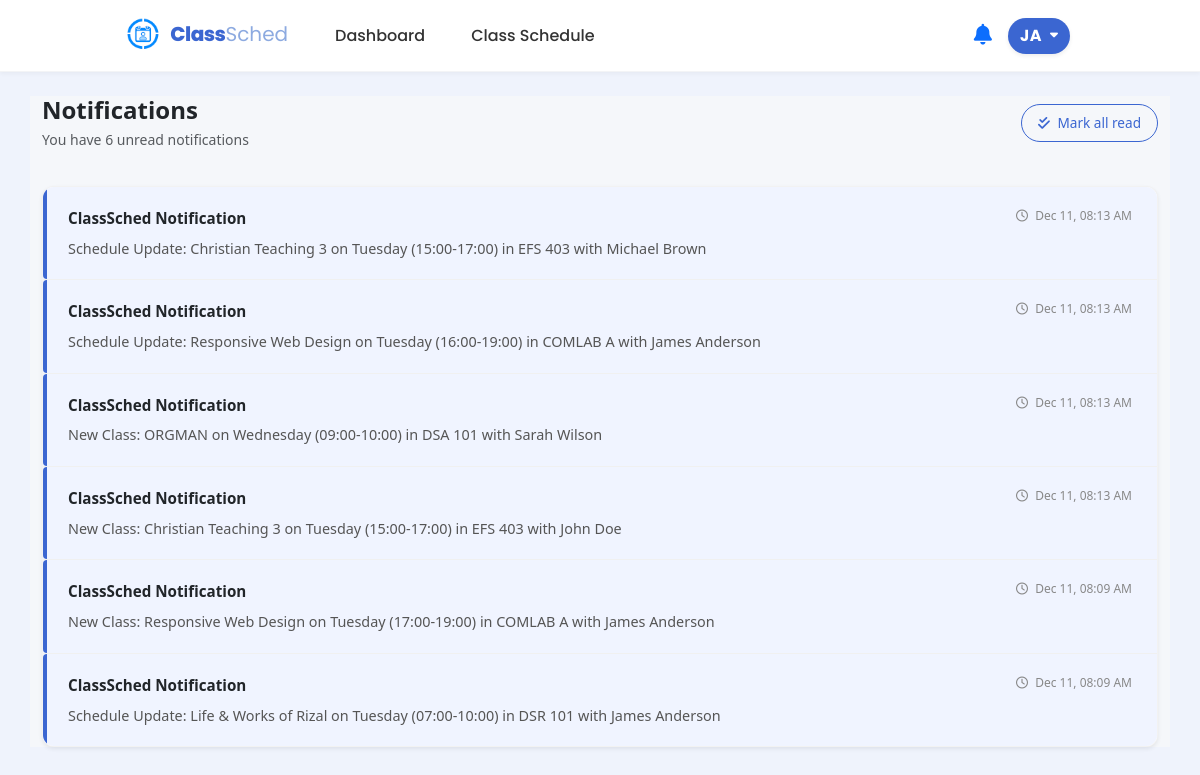
The app's page /src/notif_view.php (signed in), older data.
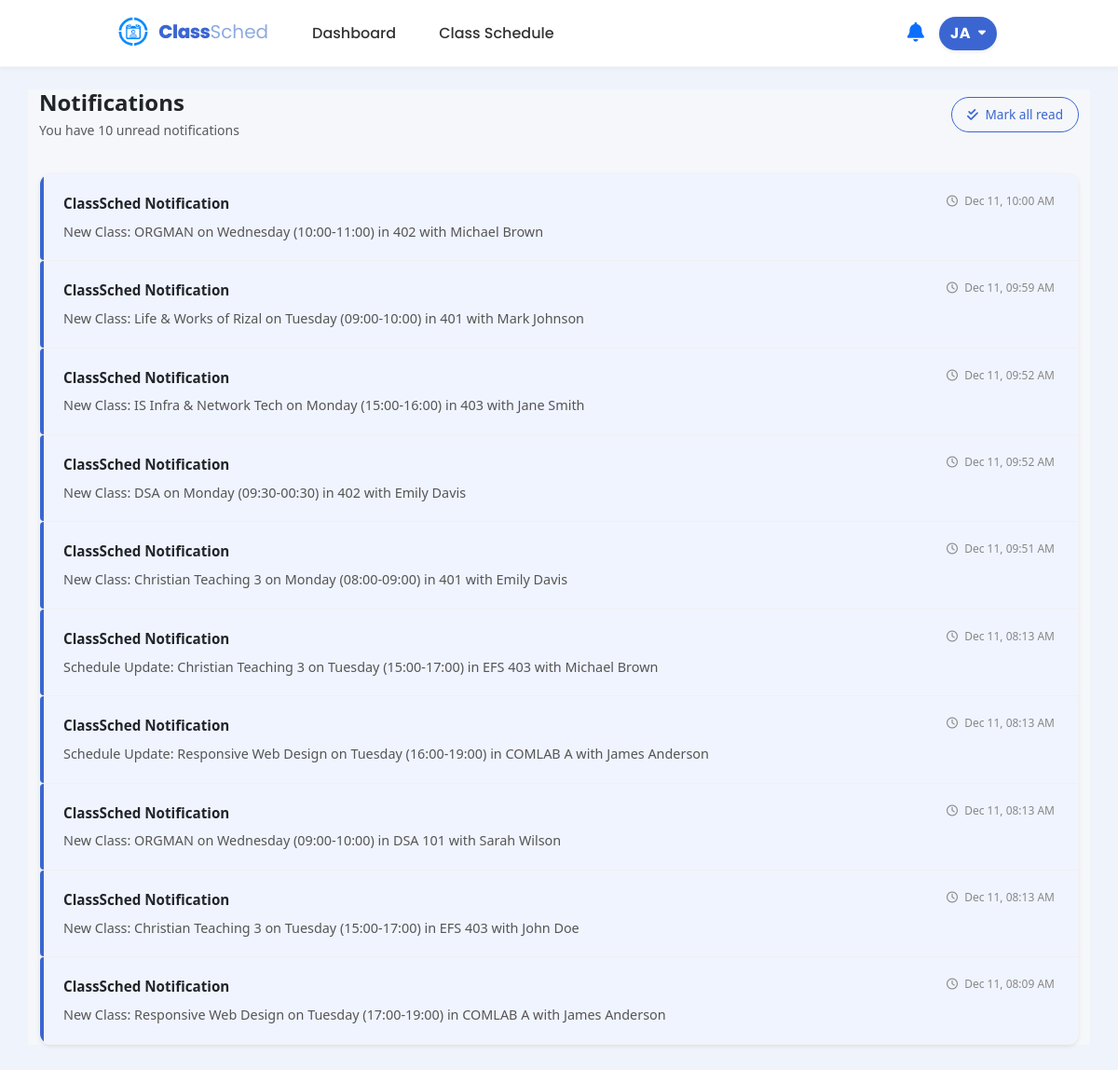
The same page, newer data.
### tables this page shows
CREATE TABLE notifications (
        id INTEGER PRIMARY KEY AUTOINCREMENT,
        student_id INTEGER,
        message TEXT,
        is_read INTEGER DEFAULT 0,
        created_at DATETIME DEFAULT CURRENT_TIMESTAMP,
        FOREIGN KEY (student_id) REFERENCES students(id)
    );

### src/notification.php (called while the page is built, shortened)
<?php
function notif($role = null, $handle_actions = true) {
    $current_page = basename($_SERVER['PHP_SELF']);
    $user = $_SESSION["user"];
    $user_id = $user['id'];
    $db = get_db();
    $unread_count = 0;
    $highlight_count = 0;
    $notif_result = null;
    if ($role === 'admin') {
        $cols = $db->query("PRAGMA table_info(users)");
        $hasCol = false;
        while ($col = $cols->fetchArray(SQLITE3_ASSOC)) {
            if ($col['name'] === 'last_notification_check') {
                $hasCol = true;
                break;
            }
        }
        if (!$hasCol) {
            $db->exec("ALTER TABLE users ADD COLUMN last_notification_check DATETIME DEFAULT '1970-01-01 00:00:00'");
        }
        if ($handle_actions && $_SERVER['REQUEST_METHOD'] === 'POST' && isset($_POST['action']) && $_POST['action'] === 'clear_badge_only') {
            $stmt = $db->prepare("UPDATE users SET last_notification_check = datetime('now', 'localtime') WHERE id = :uid");
            $stmt->bindValue(':uid', $user_id, SQLITE3_INTEGER);
            $stmt->execute();
            header('Content-Type: application/json');
            echo json_encode(['status' => 'success']);
            exit;
        }
        $current_db_val = $db->querySingle("SELECT last_activity FROM admin_system_log WHERE id = 1");
        $current_time = time();
        if (!is_numeric($current_db_val) || ($current_db_val > $current_time + 60)) {
            $db->exec("UPDATE admin_system_log SET last_activity = strftime('%s', 'now') WHERE id = 1");
        }
        if ($handle_actions) {
            if (isset($_GET['action']) && $_GET['action'] === 'clear_notifications') {
                $db->exec("UPDATE notifications SET is_read = 1 WHERE is_read = 0 AND (message LIKE '%bio%' OR message LIKE '%phone%')");
                header("Location: " . $current_page);
                exit;
            }
            if (isset($_GET['action']) && $_GET['action'] === 'read_notif' && isset($_GET['id'])) {
                $notif_id = (int)$_GET['id'];
                $db->exec("UPDATE notifications SET is_read = 1 WHERE id = $notif_id");
                header("Location: admin_student_manage.php");
                exit;
            }
        }
        $last_check_row = $db->querySingle("SELECT last_notification_check FROM users WHERE id = $user_id", true);
        $last_click = ($last_check_row && $last_check_row['last_notification_check']) ? $last_check_row['last_notification_check'] : '1970-01-01 00:00:00';
        $stmt_count = $db->prepare("
            SELECT COUNT(*) FROM notifications
            WHERE is_read = 0
            AND created_at > :last_click
            AND (message LIKE '%bio%' OR message LIKE '%phone%')
        ");
        $stmt_count->bindValue(':last_click', $last_click, SQLITE3_TEXT);
        $unread_count = $stmt_count->execute()->fetchArray()[0];
        $stmt_highlight = $db->prepare("
            SELECT COUNT(*) FROM notifications
            WHERE is_read = 0
            AND (message LIKE '%bio%' OR message LIKE '%phone%')
        ");
        $highlight_count = $stmt_highlight->execute()->fetchArray()[0];
        $notif_result = $db->query("
            SELECT n.*, s.first_name, s.last_name
            FROM notifications n
            LEFT JOIN students s ON n.student_id = s.id
            WHERE (n.message LIKE '%bio%' OR n.message LIKE '%phone%')
            ORDER BY n.created_at DESC LIMIT 10
        ");
    }
    elseif ($role === 'student') {
        $student = $db->querySingle("SELECT id FROM students WHERE user_id = $user_id", true);
        if ($student) {
            $student_id = $student['id'];
            $cols = $db->query("PRAGMA table_info(students)");
            while ($col = $cols->fetchArray(SQLITE3_ASSOC)) {
                if ($col['name'] === 'last_notification_check') {
                    $hasCol = true;
                    break;
                }
            }
            $last_check_row = $db->querySingle("SELECT last_notification_check FROM students WHERE id = $student_id", true);
            $last_click = ($last_check_row && $last_check_row['last_notification_check']) ? $last_check_row['last_notification_check'] : '1970-01-01 00:00:00';
            $stmt_count = $db->prepare("
                SELECT COUNT(*) FROM notifications
                WHERE student_id = :sid
                AND is_read = 0
                AND created_at > :last_click
                AND (message LIKE 'New Class:%' OR message LIKE 'Schedule Update:%')
            ");
            $stmt_count->bindValue(':sid', $student_id, SQLITE3_INTEGER);
            $stmt_count->bindValue(':last_click', $last_click, SQLITE3_TEXT);
            $unread_count = $stmt_count->execute()->fetchArray()[0];
            $highlight_stmt = $db->prepare("
                SELECT COUNT(*) FROM notifications
                WHERE student_id = :sid
                AND is_read = 0
                AND (message LIKE 'New Class:%' OR message LIKE 'Schedule Update:%')
            ");
            $highlight_stmt->bindValue(':sid', $student_id, SQLITE3_INTEGER);
            $highlight_count = $highlight_stmt->execute()->fetchArray()[0];
            $notif_sql = "
                SELECT * FROM notifications
                WHERE student_id = $student_id
                AND (message LIKE 'New Class:%' OR message LIKE 'Schedule Update:%')
                ORDER BY created_at DESC LIMIT 10
            ";
            $notif_result = $db->query($notif_sql);
        }
    }
    $notifications = [];
    if (isset($notif_result) && $notif_result) {
        while ($row = $notif_result->fetchArray(SQLITE3_ASSOC)) {
            $notifications[] = $row;
        }
    }
    return [
        'unread_count' => $unread_count,
        'notifications' => $notifications,
        'highlight_count' => $highlight_count
    ];
}
?>

### src/notif_view.php (the view, shortened to what the changed rows need)
<?php
require_once __DIR__ . "/notification.php";
$db = get_db();
$user_id = null;
if (isset($_SESSION['user']['id'])) {
    $user_id = $_SESSION['user']['id'];
} elseif (isset($_SESSION['user_id'])) {
    $user_id = $_SESSION['user_id'];
    $user_name = $_SESSION['user_name'] ?? 'Student';
} else {
    header("Location: index.php");
    exit();
}
$stmt_role = $db->prepare("SELECT r.name FROM users u JOIN roles r ON u.role_id = r.id WHERE u.id = :uid");
$stmt_role->bindValue(':uid', $user_id, SQLITE3_INTEGER);
$res_role = $stmt_role->execute();
$role_row = $res_role->fetchArray(SQLITE3_ASSOC);
$user_role = $role_row['name'] ?? 'student';
$notifications = [];
$unread_count = 0;
$total_count = 0;
if ($user_role === 'admin') {
    if (isset($_GET['action'])) {
        if ($_GET['action'] == 'read_notif' && isset($_GET['id'])) {
            $notif_id = (int)$_GET['id'];
            $update = $db->prepare("UPDATE notifications SET is_read = 1 WHERE id = :id");
            $update->bindValue(':id', $notif_id, SQLITE3_INTEGER);
            $update->execute();
            header("Location: notif_view.php");
            exit();
        }
        elseif ($_GET['action'] == 'clear_notifications') {
            $query = "UPDATE notifications
                      SET is_read = 1
                      WHERE (message LIKE '%bio description%' OR message LIKE '%phone number%')
                      AND is_read = 0";
            $db->exec($query);
            header("Location: notif_view.php");
            exit();
        }
        elseif ($_GET['action'] == 'clear_history') {
            $query = "DELETE FROM notifications
                      WHERE (message LIKE '%bio description%' OR message LIKE '%phone number%')
                      AND is_read = 1";
            $db->exec($query);
            header("Location: notif_view.php");
            exit();
        }
    }
    $query = "SELECT n.*, s.first_name, s.last_name, s.student_number
              FROM notifications n
              LEFT JOIN students s ON n.student_id = s.id
              WHERE n.message LIKE '%bio description%'
                 OR n.message LIKE '%phone number%'
              ORDER BY n.created_at DESC";
    $res = $db->query($query);
    while ($row = $res->fetchArray(SQLITE3_ASSOC)) {
        $studentName = trim(($row['first_name'] ?? '') . ' ' . ($row['last_name'] ?? ''));
        $row['display_name'] = empty($studentName) ? 'Unknown Student' : $studentName;
        $notifications[] = $row;
        if ($row['is_read'] == 0) {
            $unread_count++;
        }
        if ($row['is_read'] == 1) {
            $has_read_notifications = true;
        }
    }
    $total_count = $unread_count;
}
else {
    $notif_data = notif('student', true);
    $notifications = $notif_data['notifications'];
    $unread_count = 0;
    if (!empty($notifications)) {
        foreach ($notifications as &$n) {
            if ($n['is_read'] == 0) {
                $unread_count++;
            }
        }
        $total_count = $unread_count;
    }
}
?>
<!DOCTYPE html>
<html lang="en">
<head>
    <link href="https://cdn.jsdelivr.net/npm/bootstrap@5.3.3/dist/css/bootstrap.min.css" rel="stylesheet">
    <link href="https://cdnjs.cloudflare.com/ajax/libs/font-awesome/6.0.0/css/all.min.css" rel="stylesheet">
    <link rel="stylesheet" href="../styles/student_dashboard.css">
    <link rel="stylesheet" href="../styles/student.css">
    <link rel="stylesheet" href="../styles/notification.css">
    <link rel="stylesheet" href="../styles/notif_view.css">
</head>
<body>
    <?php require_once __DIR__ . "/student_nav.php"; ?>
    <div class="container mt-4 mb-5">
        <div class="page-header d-flex flex-wrap justify-content-between align-items-center gap-3">
            <div>
                <h4 class="mb-1 fw-bold text-dark">
                    Notifications
                </h4>
                <p class="mb-0 text-muted small">
                    You have <?php echo $total_count; ?> unread notification<?php echo $total_count !== 1 ? 's' : ''; ?>
                </p>
            </div>
        </div>
        <?php if (!empty($notifications)): ?>
            <div class="notif-card shadow-sm overflow-hidden mt-3">
                <?php foreach ($notifications as $notif):
                    $is_unread = ($notif['is_read'] == 0);
                    $item_class = $is_unread ? 'unread' : 'read';
                    if ($user_role === 'admin') {
                        $target_url = "admin_student_manage.php?action=read_notif&id=" . $notif['id'];
                    } else {
                        $target_url = "student_schedule.php?action=read_notif&id=" . $notif['id'];
                    }
                ?>
                    <a href="<?php echo $target_url; ?>" class="notif-item <?php echo $item_class; ?>">
                        <div class="d-flex flex-column">
                            <div class="d-flex justify-content-between align-items-start mb-1">
                                <div class="notif-title">
                                    <?php echo htmlspecialchars(!empty($notif['first_name']) ? $notif['first_name'] : 'ClassSched Notification'); ?>
                                </div>
                                <div class="notif-time ms-3">
                                    <i class="fa-regular fa-clock me-1"></i>
                                    <?php echo date('M d, h:i A', strtotime($notif['created_at'])); ?>
                                </div>
                            </div>
                            <div class="notif-text">
                                <?php echo htmlspecialchars($notif['message']); ?>
                            </div>
                        </div>
                    </a>
                <?php endforeach; ?>
            </div>
        <?php endif; ?>
    </div>
</body>
</html>

Row changes from the older to the newer data that the page shows:
no longer on this page (row unchanged): notifications: first_name "ClassSched Notification", created_at "Dec 11, 08:09 AM", message "Schedule Update: Life & Works of Rizal on Tuesday (07:00-10:00) in DSR 101 with James Anderson"
added notifications: first_name "ClassSched Notification", created_at "Dec 11, 10:00 AM", message "New Class: ORGMAN on Wednesday (10:00-11:00) in 402 with Michael Brown"
added notifications: first_name "ClassSched Notification", created_at "Dec 11, 09:59 AM", message "New Class: Life & Works of Rizal on Tuesday (09:00-10:00) in 401 with Mark Johnson"
added notifications: first_name "ClassSched Notification", created_at "Dec 11, 09:52 AM", message "New Class: IS Infra & Network Tech on Monday (15:00-16:00) in 403 with Jane Smith"
added notifications: first_name "ClassSched Notification", created_at "Dec 11, 09:52 AM", message "New Class: DSA on Monday (09:30-00:30) in 402 with Emily Davis"
added notifications: first_name "ClassSched Notification", created_at "Dec 11, 09:51 AM", message "New Class: Christian Teaching 3 on Monday (08:00-09:00) in 401 with Emily Davis"
Text that changed along with them:
$total_count: "6" → "10"
